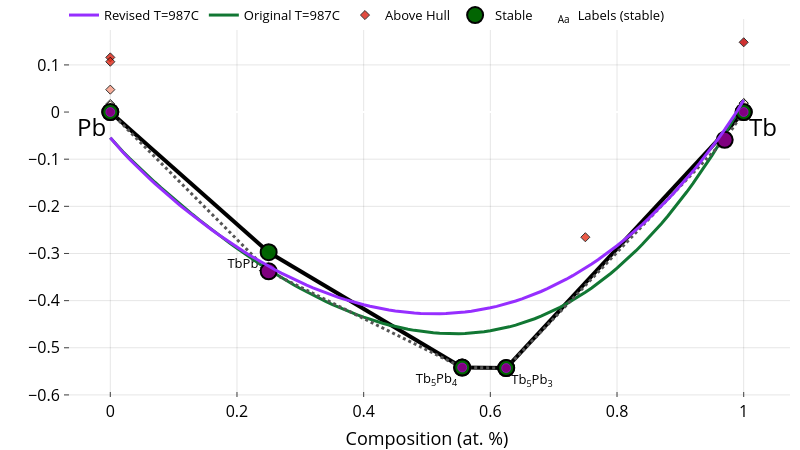
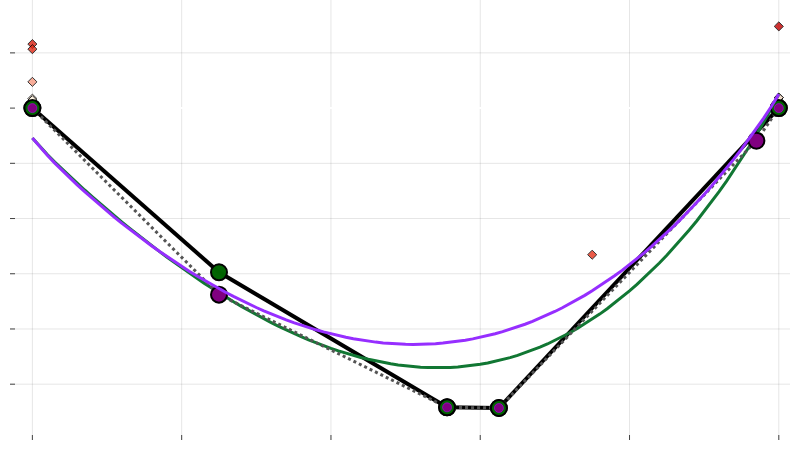

Source (notebook cell) for these figures, in order:
### Code cell
from gliquid.phase_diagram import PDPlotter, PhaseDiagram, PDEntry  # The PMG PDPlotter source code is modified here
pdp = PDPlotter(bl.dft_ch)
from gliquid.binary import t_sym, a_sym, b_sym, c_sym, d_sym, xb_sym
import sympy as sp

t_eval_c = 987
t_eval = t_eval_c + 273.15

def get_g_curve(A=0, B=0, C=0, D=0, T=0, name="") -> go.Scatter:
    """
    Args:
        A, B, C, D (float): Non-ideal mixing parameters.
        T (float): Temperature in Kelvin.

    Returns:
        go.Scatter: Plotly scatter trace for the Gibbs free energy curve.
    """
    g = bl.eqs['g_liquid'].subs({t_sym: T, a_sym: A, b_sym: B, c_sym: C, d_sym: D})
    gliq_vals = sp.lambdify(xb_sym, g, 'numpy')(_x_vals[1:-1]) if g.has(xb_sym) else [0] * len(_x_vals[1:-1])
    ga = np.float64(bl.eqs['ga'].subs({t_sym: T}) / 96485)
    gb = np.float64(bl.eqs['gb'].subs({t_sym: T}) / 96485)
    if name == "":
        name += "Liquid T=" + str(int(T-273.15)) + "C"

    return go.Scatter(
        x=_x_vals,
        y=[ga] + [g / 96485 for g in gliq_vals] + [gb],
        mode='lines',
        name=name
    )

fig = pdp.get_plot()

# fig.add_hline(y=0, line_color="lightgray", line_width=1, opacity=0.4)
fig.add_trace(get_g_curve(A=ml_params[0], B=ml_params[1], C=ml_params[2], D=ml_params[3],
                          T=t_eval, name=f"Original T={t_eval_c}C").update(line=dict(color='#117733', width=3)))

print("Phase energies at t_eval (eV/atom):")
for p in bl.phases:
    if 'enthalpy' in p:
        print(p['name'])
        print(p['name'] + f" @ t_eval ({t_eval})", (p['enthalpy'] - p.get('entropy', 0)*t_eval)/96485.0)

allpoints = [[p['comp'], (p['enthalpy'] - p.get('entropy', 0)*t_eval)/96485.0] for p in bl.phases[:-1]]
newpoints = [[p['comp'], (p['enthalpy'] - p.get('entropy', 0)*t_eval)/96485.0] for p in bl.phases[:-1] if ('entropy' in p or p['name'] == 'α-Tb')]
oldpoints = [[p['comp'], (p['enthalpy'] - p.get('entropy', 0)*t_eval)/96485.0] for p in bl.phases[:-1] if not ('entropy' in p or p['name'] == 'α-Tb')]

# Plot connecting lines between all points
for i in range(len(allpoints) - 1):
    fig.add_trace(go.Scatter(
        x=[allpoints[i][0], allpoints[i+1][0]],
        y=[allpoints[i][1], allpoints[i+1][1]],
        mode='lines',
        line=dict(color='#555555', dash='dot', width=3),
        showlegend=False
    ))
    #F8DE7E
    #555555

# Fix the data structure - remove the extra brackets
fig.add_trace(go.Scatter(
    x=[p[0] for p in newpoints],
    y=[p[1] for p in newpoints],
    mode='markers',
    marker=dict(color="purple", size=16, symbol='circle', line=dict(width=2, color='black')),
    showlegend=False
))

fig.add_trace(go.Scatter(
    x=[p[0] for p in oldpoints],
    y=[p[1] for p in oldpoints],
    mode='markers',
    marker=dict(color="darkgreen", size=16, symbol='circle', line=dict(width=2, color='black')),
    showlegend=False
))

# Add smaller purple circles inside the darkgreen circles
fig.add_trace(go.Scatter(
    x=[p[0] for p in oldpoints],
    y=[p[1] for p in oldpoints],
    mode='markers',
    marker=dict(color="purple", size=9, symbol='circle', line=dict(width=0.5, color='#Be03Fd')),
    showlegend=False
))

fig.add_trace(get_g_curve(A=adj_params[0], B=adj_params[1], C=adj_params[2], D=adj_params[3],
                          T=t_eval, name=f"Revised T={t_eval_c}C").update(line=dict(color='#962EFF', width=3)))

fig.update_layout(plot_bgcolor='white',
                  paper_bgcolor='white', 
                  xaxis=dict(title=dict(text="Composition (at. %)", font=dict(size=18)),
                            tickfont=dict(color='black'), mirror=False),
                  yaxis=dict(title=dict(text="", font=dict(size=18)),
                            tickfont=dict(color='black'), mirror=False),
                  font=dict(color='black', size=13),  # Sets default font color for all text elements
                  width=800, height=450)


fig.show()
fig_dict = fig.to_dict()
fig_dict['layout'].pop('annotations', None)
fig_dict['layout'].pop('title', None)
fig_dict['layout']['xaxis'].pop('title', None)
fig_dict['layout']['yaxis'].pop('title', None)
fig_dict['data'] = [trace for trace in fig_dict['data'] if trace.get('mode') != 'text']
cleaned = go.Figure(fig_dict)
cleaned.layout.showlegend = False
cleaned.layout.xaxis.showticklabels = False
cleaned.layout.yaxis.showticklabels = False
cleaned.update_layout(xaxis_range=[-0.03, 1.015])
cleaned.show()
# Add a horizontal line at y=0

figures_dir = cfg.project_root / "figures"
if os.path.isdir(figures_dir):
    fig.write_image(figures_dir / "Pb-Tb_chull_overlaid.svg")
    cleaned.write_image(figures_dir / "Pb-Tb_chull_overlaid_cleaned.svg")
    print(f"Figures saved to {figures_dir}")

### Figure 1 — Plotly figure (JSON) as saved in the notebook; plotly's stock layout.template omitted (floating-point values rounded to 4 significant figures)
{"data": [{"hoverinfo": "none", "line": {"color": "black", "width": 4}, "mode": "lines", "showlegend": false, "type": "scatter", "x": [0.625, 0.5556, null, 0.625, 1, null, 0.25, 0, null, 0.25, 0.5556, null], "y": [-0.5431, -0.5419, null, -0.5431, 0, null, -0.2973, 0, null, -0.2973, -0.5419, null]}, {"hoverinfo": "skip", "mode": "text", "name": "Labels (stable)", "opacity": 1, "showlegend": true, "text": ["Tb<sub>5</sub>Pb<sub>3</sub>", "Tb<sub>5</sub>Pb<sub>4</sub>", "TbPb<sub>3</sub>"], "textposition": ["bottom right", "bottom left", "bottom left"], "type": "scatter", "visible": true, "x": [0.633, 0.5476, 0.242], "y": [-0.5561, -0.5549, -0.3103]}, {"error_y": {"array": [0, 0, 0, 0, 0], "color": "gray", "thickness": 2.5, "type": "data", "width": 5}, "hoverinfo": "text", "hoverlabel": {"font": {"size": 14}}, "hovertext": ["Tb<sub>5</sub>Pb<sub>3</sub> (mp-1105825-GGA) <br> -0.543 eV/atom (Stable)", "Tb<sub>5</sub>Pb<sub>4</sub> (mp-1198033-GGA) <br> -0.542 eV/atom (Stable)", "Tb (mp-11698-GGA) <br> 0.0 eV/atom (Stable)", "TbPb<sub>3</sub> (mp-21156-GGA) <br> -0.297 eV/atom (Stable)", "Pb (mp-20483-GGA) <br> 0.0 eV/atom (Stable)"], "marker": {"color": "darkgreen", "line": {"color": "black", "width": 2}, "size": 16}, "mode": "markers", "name": "Stable", "opacity": 0.99, "showlegend": true, "type": "scatter", "x": [0.625, 0.5556, 1, 0.25, 0], "y": [-0.5431, -0.5419, 0, -0.2973, 0]}, {"hoverinfo": "text", "hoverlabel": {"font": {"size": 14}}, "hovertext": ["Pb (mp-1102666-GGA) <br> 0.116 eV/atom (+0.116 eV/atom)", "Pb (mp-1057273-GGA) <br> 0.107 eV/atom (+0.107 eV/atom)", "Pb (mp-1186444-GGA) <br> 0.017 eV/atom (+0.017 eV/atom)", "Pb (mp-20745-GGA) <br> 0.014 eV/atom (+0.014 eV/atom)", "Pb (mp-22692-GGA) <br> 0.048 eV/atom (+0.048 eV/atom)", "Tb (mp-18-GGA) <br> 0.019 eV/atom (+0.019 eV/atom)", "Tb (mp-571249-GGA) <br> 0.014 eV/atom (+0.014 eV/atom)", "Tb (mp-7163-GGA) <br> 0.019 eV/atom (+0.019 eV/atom)", "Tb (mp-11446-GGA) <br> 0.148 eV/atom (+0.148 eV/atom)", "Tb<sub>3</sub>Pb (mp-1187325-GGA) <br> -0.266 eV/atom (+0.097 eV/atom)"], "marker": {"color": [0.116, 0.107, 0.017, 0.014, 0.048, 0.019, 0.014, 0.019, 0.148, 0.097], "colorscale": [[0, "#fff5e3"], [0.5, "#f24324"], [1, "#c40000"]], "line": {"color": "black", "width": 1}, "opacity": 0.8, "size": 7, "symbol": "diamond"}, "mode": "markers", "name": "Above Hull", "showlegend": true, "type": "scatter", "x": [0, 0, 0, 0, 0, 1, 1, 1, 1, 0.75], "y": [0.1159, 0.1068, 0.01713, 0.01427, 0.04754, 0.01891, 0.01368, 0.01889, 0.148, -0.2655]}, {"line": {"color": "#117733", "width": 3}, "mode": "lines", "name": "Original T=987C", "type": "scatter", "x": [0, 0.01, 0.02, 0.03, 0.04, 0.05, 0.06, 0.07, 0.08, 0.09, 0.1, 0.11, 0.12, 0.13, 0.14, 0.15, 0.16, 0.17, 0.18, 0.19, 0.2, 0.21, 0.22, 0.23, 0.24, 0.25, 0.26, 0.27, 0.28, 0.29, 0.3, 0.31, 0.32, 0.33, 0.34, 0.35, 0.36, 0.37, 0.38, 0.39, 0.4, 0.41, 0.42, 0.43, 0.44, 0.45, 0.46, 0.47, 0.48, 0.49, 0.5, 0.51, 0.52, 0.53, 0.54, 0.55, 0.56, 0.57, 0.58, 0.59, 0.6, 0.61, 0.62, 0.63, 0.64, 0.65, 0.66, 0.67, 0.68, 0.69, 0.7, 0.71, 0.72, 0.73, 0.74, 0.75, 0.76, 0.77, 0.78, 0.79, 0.8, 0.81, 0.82, 0.83, 0.84, 0.85, 0.86, 0.87, 0.88, 0.89, 0.9, 0.91, 0.92, 0.93, 0.94, 0.95, 0.96, 0.97, 0.98, 0.99, 1], "y": [-0.05432, -0.07, -0.08414, -0.09766, -0.1108, -0.1236, -0.136, -0.1483, -0.1603, -0.1721, -0.1837, -0.1951, -0.2064, -0.2174, -0.2282, -0.2389, -0.2493, -0.2596, -0.2696, -0.2795, -0.2892, -0.2986, -0.3079, -0.317, -0.3258, -0.3344, -0.3429, -0.351, -0.359, -0.3667, -0.3742, -0.3815, -0.3885, -0.3952, -0.4017, -0.408, -0.4139, -0.4196, -0.4251, -0.4302, -0.4351, -0.4397, -0.4439, -0.4479, -0.4516, -0.4549, -0.458, -0.4607, -0.4631, -0.4651, -0.4668, -0.4682, -0.4692, -0.4699, -0.4702, -0.4701, -0.4697, -0.4688, -0.4676, -0.466, -0.464, -0.4616, -0.4588, -0.4556, -0.452, -0.4479, -0.4434, -0.4384, -0.433, -0.4272, -0.4209, -0.4141, -0.4069, -0.3992, -0.391, -0.3823, -0.3731, -0.3634, -0.3531, -0.3424, -0.3311, -0.3193, -0.307, -0.2941, -0.2806, -0.2665, -0.2519, -0.2367, -0.2209, -0.2044, -0.1873, -0.1696, -0.1512, -0.1322, -0.1124, -0.09184, -0.07053, -0.04838, -0.02527, -0.001023, 0.02532]}, {"line": {"color": "#555555", "dash": "dot", "width": 3}, "mode": "lines", "showlegend": false, "type": "scatter", "x": [0, 0.25], "y": [0, -0.3378]}, {"line": {"color": "#555555", "dash": "dot", "width": 3}, "mode": "lines", "showlegend": false, "type": "scatter", "x": [0.25, 0.5556], "y": [-0.3378, -0.5419]}, {"line": {"color": "#555555", "dash": "dot", "width": 3}, "mode": "lines", "showlegend": false, "type": "scatter", "x": [0.5556, 0.625], "y": [-0.5419, -0.5431]}, {"line": {"color": "#555555", "dash": "dot", "width": 3}, "mode": "lines", "showlegend": false, "type": "scatter", "x": [0.625, 0.97], "y": [-0.5431, -0.059]}, {"line": {"color": "#555555", "dash": "dot", "width": 3}, "mode": "lines", "showlegend": false, "type": "scatter", "x": [0.97, 1], "y": [-0.059, 0]}, {"marker": {"color": "purple", "line": {"color": "black", "width": 2}, "size": 16, "symbol": "circle"}, "mode": "markers", "showlegend": false, "type": "scatter", "x": [0.25, 0.97], "y": [-0.3378, -0.059]}, {"marker": {"color": "darkgreen", "line": {"color": "black", "width": 2}, "size": 16, "symbol": "circle"}, "mode": "markers", "showlegend": false, "type": "scatter", "x": [0, 0.5556, 0.625, 1], "y": [0, -0.5419, -0.5431, 0]}, {"marker": {"color": "purple", "line": {"color": "#Be03Fd", "width": 0.5}, "size": 9, "symbol": "circle"}, "mode": "markers", "showlegend": false, "type": "scatter", "x": [0, 0.5556, 0.625, 1], "y": [0, -0.5419, -0.5431, 0]}, {"line": {"color": "#962EFF", "width": 3}, "mode": "lines", "name": "Revised T=987C", "type": "scatter", "x": [0, 0.01, 0.02, 0.03, 0.04, 0.05, 0.06, 0.07, 0.08, 0.09, 0.1, 0.11, 0.12, 0.13, 0.14, 0.15, 0.16, 0.17, 0.18, 0.19, 0.2, 0.21, 0.22, 0.23, 0.24, 0.25, 0.26, 0.27, 0.28, 0.29, 0.3, 0.31, 0.32, 0.33, 0.34, 0.35, 0.36, 0.37, 0.38, 0.39, 0.4, 0.41, 0.42, 0.43, 0.44, 0.45, 0.46, 0.47, 0.48, 0.49, 0.5, 0.51, 0.52, 0.53, 0.54, 0.55, 0.56, 0.57, 0.58, 0.59, 0.6, 0.61, 0.62, 0.63, 0.64, 0.65, 0.66, 0.67, 0.68, 0.69, 0.7, 0.71, 0.72, 0.73, 0.74, 0.75, 0.76, 0.77, 0.78, 0.79, 0.8, 0.81, 0.82, 0.83, 0.84, 0.85, 0.86, 0.87, 0.88, 0.89, 0.9, 0.91, 0.92, 0.93, 0.94, 0.95, 0.96, 0.97, 0.98, 0.99, 1], "y": [-0.05432, -0.07073, -0.08549, -0.09954, -0.1131, -0.1262, -0.1389, -0.1513, -0.1633, -0.1751, -0.1866, -0.1978, -0.2087, -0.2194, -0.2297, -0.2399, -0.2498, -0.2594, -0.2687, -0.2778, -0.2867, -0.2953, -0.3036, -0.3117, -0.3196, -0.3271, -0.3345, -0.3415, -0.3483, -0.3548, -0.3611, -0.3671, -0.3728, -0.3783, -0.3835, -0.3884, -0.3931, -0.3974, -0.4015, -0.4053, -0.4088, -0.4121, -0.415, -0.4176, -0.42, -0.422, -0.4238, -0.4252, -0.4264, -0.4272, -0.4277, -0.4279, -0.4278, -0.4274, -0.4267, -0.4256, -0.4242, -0.4224, -0.4204, -0.418, -0.4152, -0.4121, -0.4087, -0.4049, -0.4008, -0.3963, -0.3914, -0.3862, -0.3806, -0.3747, -0.3683, -0.3616, -0.3545, -0.3471, -0.3392, -0.3309, -0.3223, -0.3132, -0.3037, -0.2939, -0.2836, -0.2729, -0.2617, -0.2501, -0.2381, -0.2256, -0.2127, -0.1994, -0.1855, -0.1712, -0.1564, -0.141, -0.1252, -0.1088, -0.09189, -0.07437, -0.05623, -0.0374, -0.01779, 0.002804, 0.02532]}], "layout": {"annotations": [{"align": "center", "font": {"color": "#000000", "size": 24}, "opacity": 1, "showarrow": false, "text": "Tb", "x": 1.03, "xref": "x", "y": -0.03, "yref": "y"}, {"align": "center", "font": {"color": "#000000", "size": 24}, "opacity": 1, "showarrow": false, "text": "Pb", "x": -0.03, "xref": "x", "y": -0.03, "yref": "y"}], "autosize": true, "coloraxis": {"colorbar": {"x": 1, "y": 0.05, "yanchor": "top"}}, "font": {"color": "black", "size": 13}, "height": 450, "hovermode": "closest", "legend": {"orientation": "h", "tracegroupgap": 7, "traceorder": "reversed", "x": 0, "xanchor": "left", "y": 1.05}, "margin": {"b": 10, "l": 10, "pad": 0, "r": 10, "t": 0}, "paper_bgcolor": "white", "plot_bgcolor": "white", "showlegend": true, "width": 800, "xaxis": {"anchor": "y", "gridcolor": "rgba(0,0,0,0.1)", "mirror": false, "nticks": 8, "showgrid": true, "showline": true, "side": "bottom", "tickfont": {"color": "black", "size": 16}, "ticks": "inside", "title": {"font": {"color": "#000000", "size": 18}, "text": "Composition (at. %)"}, "type": "linear", "zeroline": false}, "yaxis": {"anchor": "x", "gridcolor": "rgba(0,0,0,0.1)", "mirror": false, "showgrid": true, "showline": true, "side": "left", "tickfont": {"color": "black", "size": 16}, "ticks": "inside", "title": {"font": {"color": "#000000", "size": 18}, "text": ""}, "type": "linear"}}}

### Figure 2 — Plotly figure (JSON) as saved in the notebook; plotly's stock layout.template omitted (floating-point values rounded to 4 significant figures)
{"data": [{"hoverinfo": "none", "line": {"color": "black", "width": 4}, "mode": "lines", "showlegend": false, "type": "scatter", "x": [0.625, 0.5556, null, 0.625, 1, null, 0.25, 0, null, 0.25, 0.5556, null], "y": [-0.5431, -0.5419, null, -0.5431, 0, null, -0.2973, 0, null, -0.2973, -0.5419, null]}, {"error_y": {"array": [0, 0, 0, 0, 0], "color": "gray", "thickness": 2.5, "type": "data", "width": 5}, "hoverinfo": "text", "hoverlabel": {"font": {"size": 14}}, "hovertext": ["Tb<sub>5</sub>Pb<sub>3</sub> (mp-1105825-GGA) <br> -0.543 eV/atom (Stable)", "Tb<sub>5</sub>Pb<sub>4</sub> (mp-1198033-GGA) <br> -0.542 eV/atom (Stable)", "Tb (mp-11698-GGA) <br> 0.0 eV/atom (Stable)", "TbPb<sub>3</sub> (mp-21156-GGA) <br> -0.297 eV/atom (Stable)", "Pb (mp-20483-GGA) <br> 0.0 eV/atom (Stable)"], "marker": {"color": "darkgreen", "line": {"color": "black", "width": 2}, "size": 16}, "mode": "markers", "name": "Stable", "opacity": 0.99, "showlegend": true, "type": "scatter", "x": [0.625, 0.5556, 1, 0.25, 0], "y": [-0.5431, -0.5419, 0, -0.2973, 0]}, {"hoverinfo": "text", "hoverlabel": {"font": {"size": 14}}, "hovertext": ["Pb (mp-1102666-GGA) <br> 0.116 eV/atom (+0.116 eV/atom)", "Pb (mp-1057273-GGA) <br> 0.107 eV/atom (+0.107 eV/atom)", "Pb (mp-1186444-GGA) <br> 0.017 eV/atom (+0.017 eV/atom)", "Pb (mp-20745-GGA) <br> 0.014 eV/atom (+0.014 eV/atom)", "Pb (mp-22692-GGA) <br> 0.048 eV/atom (+0.048 eV/atom)", "Tb (mp-18-GGA) <br> 0.019 eV/atom (+0.019 eV/atom)", "Tb (mp-571249-GGA) <br> 0.014 eV/atom (+0.014 eV/atom)", "Tb (mp-7163-GGA) <br> 0.019 eV/atom (+0.019 eV/atom)", "Tb (mp-11446-GGA) <br> 0.148 eV/atom (+0.148 eV/atom)", "Tb<sub>3</sub>Pb (mp-1187325-GGA) <br> -0.266 eV/atom (+0.097 eV/atom)"], "marker": {"color": [0.116, 0.107, 0.017, 0.014, 0.048, 0.019, 0.014, 0.019, 0.148, 0.097], "colorscale": [[0, "#fff5e3"], [0.5, "#f24324"], [1, "#c40000"]], "line": {"color": "black", "width": 1}, "opacity": 0.8, "size": 7, "symbol": "diamond"}, "mode": "markers", "name": "Above Hull", "showlegend": true, "type": "scatter", "x": [0, 0, 0, 0, 0, 1, 1, 1, 1, 0.75], "y": [0.1159, 0.1068, 0.01713, 0.01427, 0.04754, 0.01891, 0.01368, 0.01889, 0.148, -0.2655]}, {"line": {"color": "#117733", "width": 3}, "mode": "lines", "name": "Original T=987C", "type": "scatter", "x": [0, 0.01, 0.02, 0.03, 0.04, 0.05, 0.06, 0.07, 0.08, 0.09, 0.1, 0.11, 0.12, 0.13, 0.14, 0.15, 0.16, 0.17, 0.18, 0.19, 0.2, 0.21, 0.22, 0.23, 0.24, 0.25, 0.26, 0.27, 0.28, 0.29, 0.3, 0.31, 0.32, 0.33, 0.34, 0.35, 0.36, 0.37, 0.38, 0.39, 0.4, 0.41, 0.42, 0.43, 0.44, 0.45, 0.46, 0.47, 0.48, 0.49, 0.5, 0.51, 0.52, 0.53, 0.54, 0.55, 0.56, 0.57, 0.58, 0.59, 0.6, 0.61, 0.62, 0.63, 0.64, 0.65, 0.66, 0.67, 0.68, 0.69, 0.7, 0.71, 0.72, 0.73, 0.74, 0.75, 0.76, 0.77, 0.78, 0.79, 0.8, 0.81, 0.82, 0.83, 0.84, 0.85, 0.86, 0.87, 0.88, 0.89, 0.9, 0.91, 0.92, 0.93, 0.94, 0.95, 0.96, 0.97, 0.98, 0.99, 1], "y": [-0.05432, -0.07, -0.08414, -0.09766, -0.1108, -0.1236, -0.136, -0.1483, -0.1603, -0.1721, -0.1837, -0.1951, -0.2064, -0.2174, -0.2282, -0.2389, -0.2493, -0.2596, -0.2696, -0.2795, -0.2892, -0.2986, -0.3079, -0.317, -0.3258, -0.3344, -0.3429, -0.351, -0.359, -0.3667, -0.3742, -0.3815, -0.3885, -0.3952, -0.4017, -0.408, -0.4139, -0.4196, -0.4251, -0.4302, -0.4351, -0.4397, -0.4439, -0.4479, -0.4516, -0.4549, -0.458, -0.4607, -0.4631, -0.4651, -0.4668, -0.4682, -0.4692, -0.4699, -0.4702, -0.4701, -0.4697, -0.4688, -0.4676, -0.466, -0.464, -0.4616, -0.4588, -0.4556, -0.452, -0.4479, -0.4434, -0.4384, -0.433, -0.4272, -0.4209, -0.4141, -0.4069, -0.3992, -0.391, -0.3823, -0.3731, -0.3634, -0.3531, -0.3424, -0.3311, -0.3193, -0.307, -0.2941, -0.2806, -0.2665, -0.2519, -0.2367, -0.2209, -0.2044, -0.1873, -0.1696, -0.1512, -0.1322, -0.1124, -0.09184, -0.07053, -0.04838, -0.02527, -0.001023, 0.02532]}, {"line": {"color": "#555555", "dash": "dot", "width": 3}, "mode": "lines", "showlegend": false, "type": "scatter", "x": [0, 0.25], "y": [0, -0.3378]}, {"line": {"color": "#555555", "dash": "dot", "width": 3}, "mode": "lines", "showlegend": false, "type": "scatter", "x": [0.25, 0.5556], "y": [-0.3378, -0.5419]}, {"line": {"color": "#555555", "dash": "dot", "width": 3}, "mode": "lines", "showlegend": false, "type": "scatter", "x": [0.5556, 0.625], "y": [-0.5419, -0.5431]}, {"line": {"color": "#555555", "dash": "dot", "width": 3}, "mode": "lines", "showlegend": false, "type": "scatter", "x": [0.625, 0.97], "y": [-0.5431, -0.059]}, {"line": {"color": "#555555", "dash": "dot", "width": 3}, "mode": "lines", "showlegend": false, "type": "scatter", "x": [0.97, 1], "y": [-0.059, 0]}, {"marker": {"color": "purple", "line": {"color": "black", "width": 2}, "size": 16, "symbol": "circle"}, "mode": "markers", "showlegend": false, "type": "scatter", "x": [0.25, 0.97], "y": [-0.3378, -0.059]}, {"marker": {"color": "darkgreen", "line": {"color": "black", "width": 2}, "size": 16, "symbol": "circle"}, "mode": "markers", "showlegend": false, "type": "scatter", "x": [0, 0.5556, 0.625, 1], "y": [0, -0.5419, -0.5431, 0]}, {"marker": {"color": "purple", "line": {"color": "#Be03Fd", "width": 0.5}, "size": 9, "symbol": "circle"}, "mode": "markers", "showlegend": false, "type": "scatter", "x": [0, 0.5556, 0.625, 1], "y": [0, -0.5419, -0.5431, 0]}, {"line": {"color": "#962EFF", "width": 3}, "mode": "lines", "name": "Revised T=987C", "type": "scatter", "x": [0, 0.01, 0.02, 0.03, 0.04, 0.05, 0.06, 0.07, 0.08, 0.09, 0.1, 0.11, 0.12, 0.13, 0.14, 0.15, 0.16, 0.17, 0.18, 0.19, 0.2, 0.21, 0.22, 0.23, 0.24, 0.25, 0.26, 0.27, 0.28, 0.29, 0.3, 0.31, 0.32, 0.33, 0.34, 0.35, 0.36, 0.37, 0.38, 0.39, 0.4, 0.41, 0.42, 0.43, 0.44, 0.45, 0.46, 0.47, 0.48, 0.49, 0.5, 0.51, 0.52, 0.53, 0.54, 0.55, 0.56, 0.57, 0.58, 0.59, 0.6, 0.61, 0.62, 0.63, 0.64, 0.65, 0.66, 0.67, 0.68, 0.69, 0.7, 0.71, 0.72, 0.73, 0.74, 0.75, 0.76, 0.77, 0.78, 0.79, 0.8, 0.81, 0.82, 0.83, 0.84, 0.85, 0.86, 0.87, 0.88, 0.89, 0.9, 0.91, 0.92, 0.93, 0.94, 0.95, 0.96, 0.97, 0.98, 0.99, 1], "y": [-0.05432, -0.07073, -0.08549, -0.09954, -0.1131, -0.1262, -0.1389, -0.1513, -0.1633, -0.1751, -0.1866, -0.1978, -0.2087, -0.2194, -0.2297, -0.2399, -0.2498, -0.2594, -0.2687, -0.2778, -0.2867, -0.2953, -0.3036, -0.3117, -0.3196, -0.3271, -0.3345, -0.3415, -0.3483, -0.3548, -0.3611, -0.3671, -0.3728, -0.3783, -0.3835, -0.3884, -0.3931, -0.3974, -0.4015, -0.4053, -0.4088, -0.4121, -0.415, -0.4176, -0.42, -0.422, -0.4238, -0.4252, -0.4264, -0.4272, -0.4277, -0.4279, -0.4278, -0.4274, -0.4267, -0.4256, -0.4242, -0.4224, -0.4204, -0.418, -0.4152, -0.4121, -0.4087, -0.4049, -0.4008, -0.3963, -0.3914, -0.3862, -0.3806, -0.3747, -0.3683, -0.3616, -0.3545, -0.3471, -0.3392, -0.3309, -0.3223, -0.3132, -0.3037, -0.2939, -0.2836, -0.2729, -0.2617, -0.2501, -0.2381, -0.2256, -0.2127, -0.1994, -0.1855, -0.1712, -0.1564, -0.141, -0.1252, -0.1088, -0.09189, -0.07437, -0.05623, -0.0374, -0.01779, 0.002804, 0.02532]}], "layout": {"autosize": true, "coloraxis": {"colorbar": {"x": 1, "y": 0.05, "yanchor": "top"}}, "font": {"color": "black", "size": 13}, "height": 450, "hovermode": "closest", "legend": {"orientation": "h", "tracegroupgap": 7, "traceorder": "reversed", "x": 0, "xanchor": "left", "y": 1.05}, "margin": {"b": 10, "l": 10, "pad": 0, "r": 10, "t": 0}, "paper_bgcolor": "white", "plot_bgcolor": "white", "showlegend": false, "width": 800, "xaxis": {"anchor": "y", "gridcolor": "rgba(0,0,0,0.1)", "mirror": false, "nticks": 8, "range": [-0.03, 1.015], "showgrid": true, "showline": true, "showticklabels": false, "side": "bottom", "tickfont": {"color": "black", "size": 16}, "ticks": "inside", "type": "linear", "zeroline": false}, "yaxis": {"anchor": "x", "gridcolor": "rgba(0,0,0,0.1)", "mirror": false, "showgrid": true, "showline": true, "showticklabels": false, "side": "left", "tickfont": {"color": "black", "size": 16}, "ticks": "inside", "type": "linear"}}}
